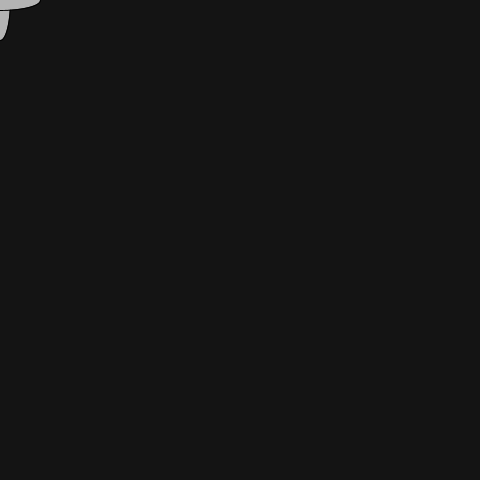
Frame 1 (no input)
Frame 60 (the mouse pressed at the canvas centre just before this capture): identical to frame 1, image omitted
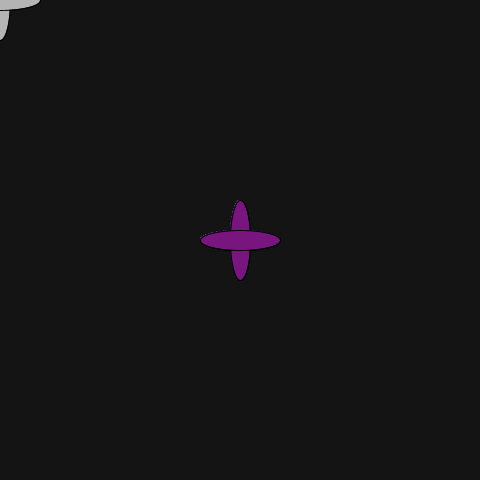
Frame 120 (the mouse held since frame 60 and released just before this capture)

The Processing sketch that drew these frames (run headless with seeded random() and noise(); from frame 60 on, the mouse is pressed at the canvas centre):

// Processing sketch: processing_85378
// ── processing_85378.pde

void setup() {
   size(480,480);
   smooth();
}
void draw()  {
  if (mousePressed)  {
      fill(random(160),random(180),random(200));
  }else  {
      fill(180);
       background((20),(20),(20));
  }
  ellipse(mouseX,mouseY,20,80);
  ellipse(mouseX,mouseY,80,20);
}
